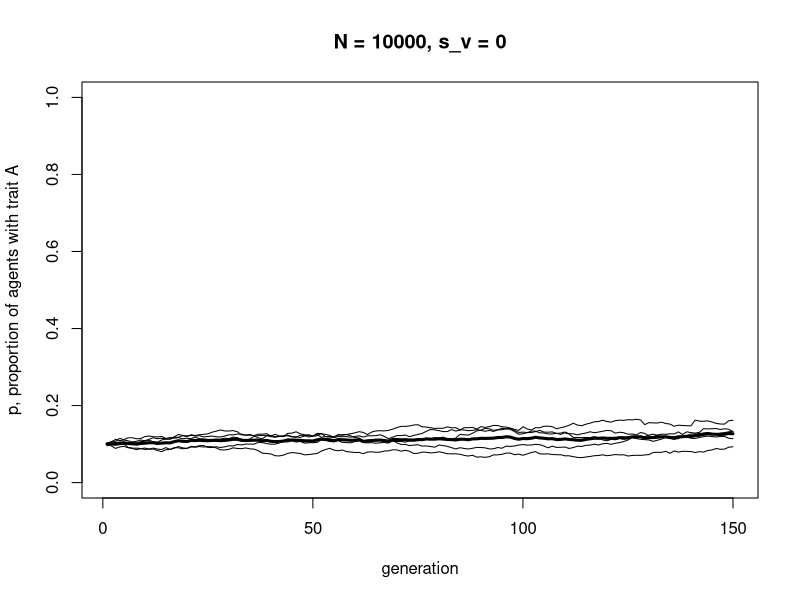
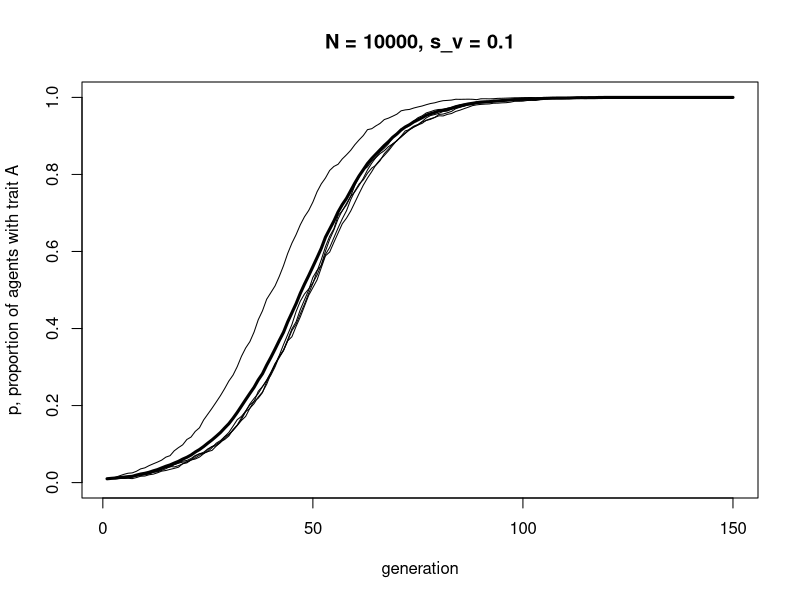
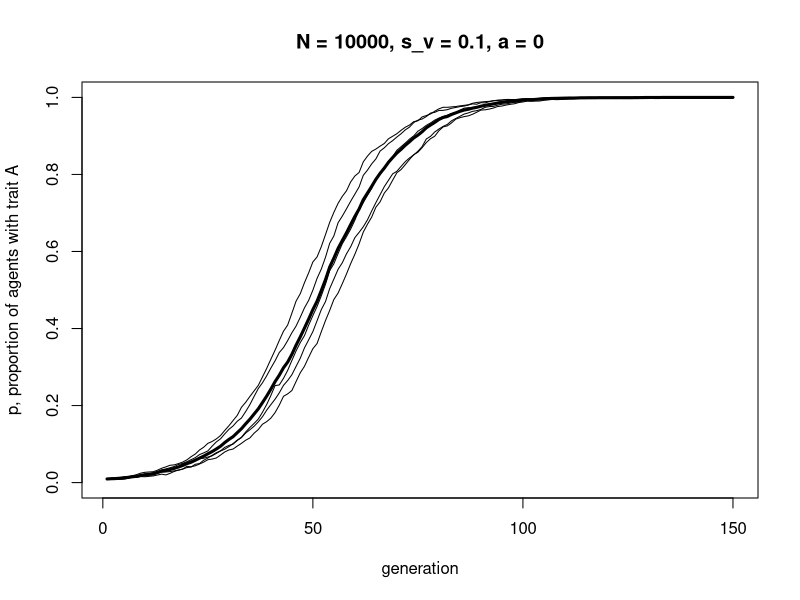
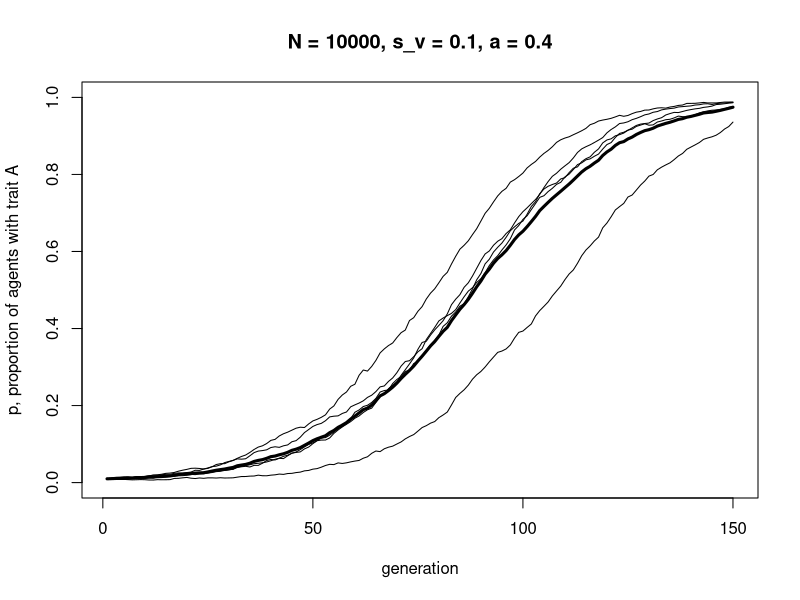
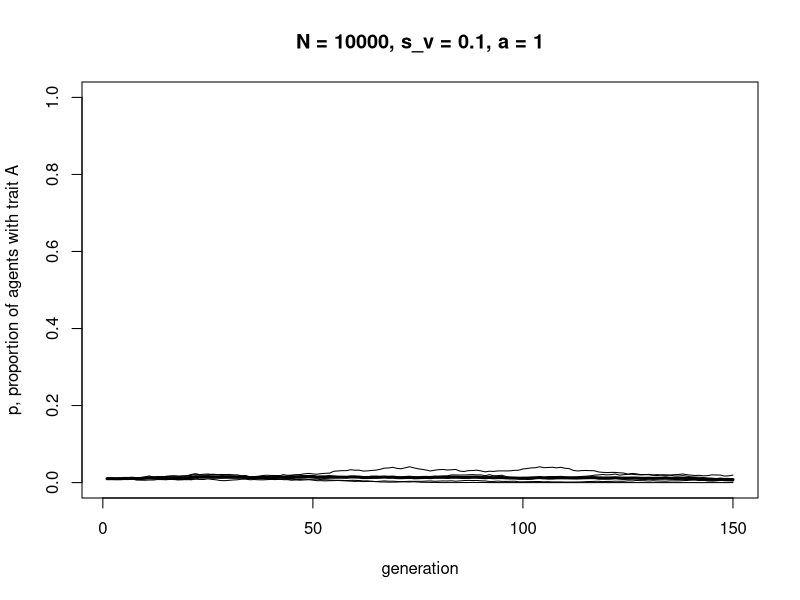
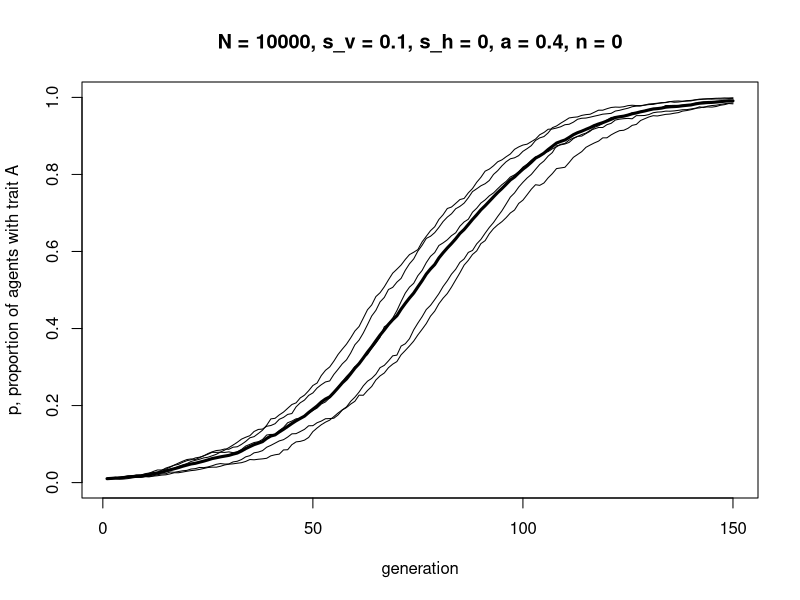
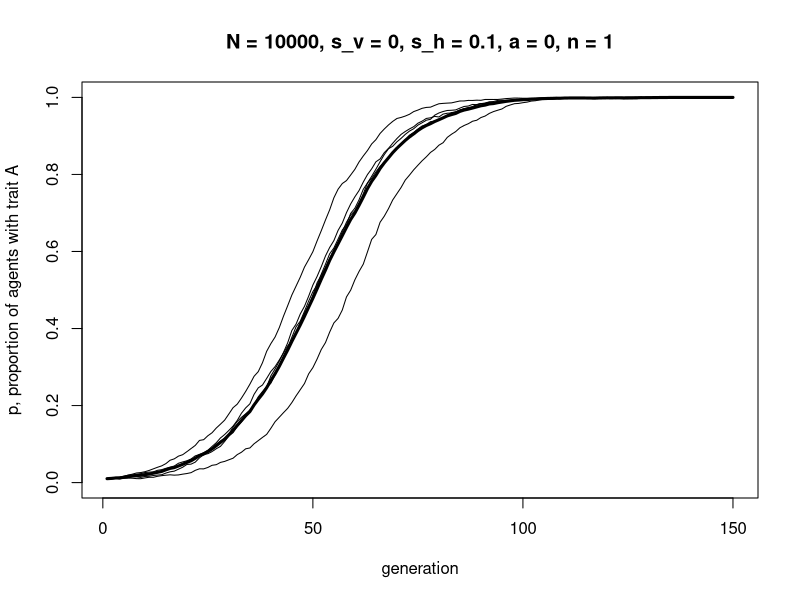
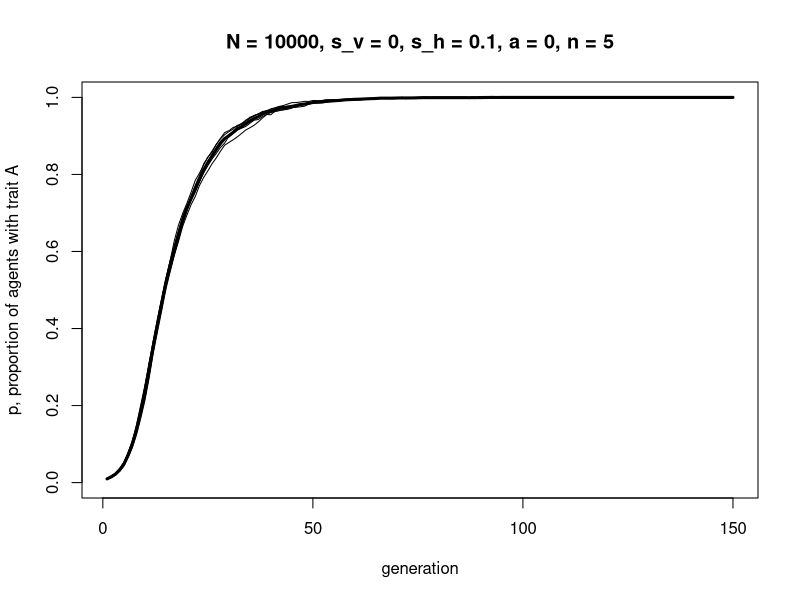

The R script that drew these images, in order: (Note: a time limit stopped this script after it produced the figures.)
## ---- chunk 1

VerticalTransmission <- function (N, p_0, s_v, t_max, r_max) {
  
  # create matrix with t_max rows and r_max columns, fill with NAs, convert to dataframe
  output <- as.data.frame(matrix(NA,t_max,r_max))  
  
  # purely cosmetic: rename the columns with run1, run2 etc.
  names(output) <- paste("run", 1:r_max, sep="")  
  
  for (r in 1:r_max) {
    
    # create first generation
    agent <- data.frame(trait = sample(c("A","B"), N, replace = TRUE, 
                        prob = c(p_0,1-p_0)))  
    
    # add first generation's p to first row of column r
    output[1,r] <- sum(agent$trait == "A") / N  
    
    for (t in 2:t_max) {
      
      # create dataframe with a set of 2 randomly-picked parents for each agent
      parents <- data.frame(mother = sample(agent$trait, N, replace = TRUE), 
                            father = sample(agent$trait, N, replace = TRUE))
      
      prob <- runif(N)
      
      # if both parents have A, child has A
      agent$trait[parents$mother == "A" & parents$father == "A"] <- "A"
      
      # if both parents have B, child has B
      agent$trait[parents$mother == "B" & parents$father == "B"] <- "B"
      
      # if mother has A and father has B, child has A with prob (1/2 + s_v/2), otherwise B
      agent$trait[parents$mother == "A" & parents$father == "B" & 
                  prob < (1/2 + s_v/2)] <- "A"
      agent$trait[parents$mother == "A" & parents$father == "B" & 
                  prob >= (1/2 + s_v/2)] <- "B"
      
      # if mother has B and father has A, child has A with prob (1/2 + s_v/2), otherwise B
      agent$trait[parents$mother == "B" & parents$father == "A" & 
                  prob < (1/2 + s_v/2)] <- "A"
      agent$trait[parents$mother == "B" & parents$father == "A" & 
                  prob >= (1/2 + s_v/2)] <- "B"
      
      # get p and put it into output slot for this generation t and run r
      output[t,r] <- sum(agent$trait == "A") / N  
      
    }
    
  }
  
  # first plot a thick line for the mean p
  plot(rowMeans(output), 
       type = 'l', 
       ylab = "p, proportion of agents with trait A", 
       xlab = "generation", 
       ylim = c(0,1), 
       lwd = 3, 
       main = paste("N = ", N, ", s_v = ", s_v, sep = ""))
  
  for (r in 1:r_max) {  
    
    # add lines for each run, up to r_max
    lines(output[,r], type = 'l')  
    
  }
  
  output  # export data from function
}

## ---- chunk 2

data_model6a <- VerticalTransmission(N = 10000, 
                                     p_0 = 0.1, 
                                     s_v = 0.0, 
                                     t_max = 150, 
                                     r_max = 5)

## ---- chunk 3

data_model6a <- VerticalTransmission(N = 10000, 
                                     p_0 = 0.01, 
                                     s_v = 0.1, 
                                     t_max = 150, 
                                     r_max = 5)

## ---- chunk 4

VerticalAssortative <- function (N, p_0, s_v, a, t_max, r_max) {
  
  # create matrix with t_max rows and r_max columns, fill with NAs, convert to dataframe
  output <- as.data.frame(matrix(NA,t_max,r_max))  
  
  # purely cosmetic: rename the columns with run1, run2 etc.
  names(output) <- paste("run", 1:r_max, sep="")  
  
  for (r in 1:r_max) {
    
    # create first generation
    agent <- data.frame(trait = sample(c("A","B"), N, replace = TRUE, 
                        prob = c(p_0,1-p_0)))  
    
    # add first generation's p to first row of column r
    output[1,r] <- sum(agent$trait == "A") / N  
    
    for (t in 2:t_max) {
      
      # 1. assortative mating: 
      
      # create dataframe with a set of 2 parents for each agent
      # mother is picked randomly, father is blank for now
      parents <- data.frame(mother = sample(agent$trait, N, replace = TRUE), 
                            father = rep(NA, N))
      
      # probabilities for a
      prob <- runif(N)
      
      # with prob a, make father identical
      parents$father[prob < a] <- parents$mother[prob < a]
      
      # with prob 1-a, pick random trait for father
      parents$father[prob >= a] <- sample(agent$trait, 
                                          sum(prob >= a), 
                                          replace = TRUE)
      
      # 2. vertical transmission:
      
      # new probabilities for s_v
      prob <- runif(N)
      
      # if both parents have A, child has A
      agent$trait[parents$mother == "A" & parents$father == "A"] <- "A"
      
      # if both parents have B, child has B
      agent$trait[parents$mother == "B" & parents$father == "B"] <- "B"
      
      # if mother has A and father has B, child has A with prob (1/2 + s_v/2), otherwise B
      agent$trait[parents$mother == "A" & parents$father == "B" & 
                  prob < (1/2 + s_v/2)] <- "A"
      agent$trait[parents$mother == "A" & parents$father == "B" & 
                  prob >= (1/2 + s_v/2)] <- "B"
      
      # if mother has B and father has A, child has A with prob (1/2 + s_v/2), otherwise B
      agent$trait[parents$mother == "B" & parents$father == "A" & 
                  prob < (1/2 + s_v/2)] <- "A"
      agent$trait[parents$mother == "B" & parents$father == "A" & 
                  prob >= (1/2 + s_v/2)] <- "B"
      
      # 3. store results:
      
      # get p and put it into output slot for this generation t and run r
      output[t,r] <- sum(agent$trait == "A") / N  
      
    }
    
  }
  
  # first plot a thick line for the mean p
  plot(rowMeans(output), 
       type = 'l', 
       ylab = "p, proportion of agents with trait A", 
       xlab = "generation", 
       ylim = c(0,1), 
       lwd = 3, 
       main = paste("N = ", N, ", s_v = ", s_v, ", a = ", a, sep = ""))
  
  for (r in 1:r_max) {  
    
    # add lines for each run, up to r_max
    lines(output[,r], type = 'l')  
    
  }
  
  output  # export data from function
}

## ---- chunk 5

data_model6b <- VerticalAssortative(N = 10000, 
                                    p_0 = 0.01, 
                                    s_v = 0.1, 
                                    a = 0, 
                                    t_max = 150, 
                                    r_max = 5)

## ---- chunk 6

data_model6b <- VerticalAssortative(N = 10000, 
                                    p_0 = 0.01, 
                                    s_v = 0.1, 
                                    a = 0.4, 
                                    t_max = 150, 
                                    r_max = 5)

## ---- chunk 7

data_model6b <- VerticalAssortative(N = 10000, 
                                    p_0 = 0.01, 
                                    s_v = 0.1, 
                                    a = 1, 
                                    t_max = 150, 
                                    r_max = 5)

## ---- chunk 8

VerticalHorizontal <- function (N, p_0, s_v, s_h, a, n, t_max, r_max, make_plot = TRUE) {
  
  # create matrix with t_max rows and r_max columns, fill with NAs, convert to dataframe
  output <- as.data.frame(matrix(NA,t_max,r_max))  
  
  # purely cosmetic: rename the columns with run1, run2 etc.
  names(output) <- paste("run", 1:r_max, sep="")  
  
  for (r in 1:r_max) {
    
    # create first generation
    agent <- data.frame(trait = sample(c("A","B"), N, replace = TRUE, 
                        prob = c(p_0,1-p_0)))  
    
    # add first generation's p to first row of column r
    output[1,r] <- sum(agent$trait == "A") / N  
    
    for (t in 2:t_max) {
      
      # 1. assortative mating: 
      
      # create dataframe with a set of 2 parents for each agent
      # mother is picked randomly, father is blank for now
      parents <- data.frame(mother = sample(agent$trait, N, replace = TRUE), 
                            father = rep(NA, N))
      
      # probabilities for a
      prob <- runif(N)
      
      # with prob a, make father identical
      parents$father[prob < a] <- parents$mother[prob < a]
      
      # with prob 1-a, pick random trait for father
      parents$father[prob >= a] <- sample(agent$trait, 
                                          sum(prob >= a), 
                                          replace = TRUE)
      
      # 2. vertical transmission:
      
      # new probabilities for s_v
      prob <- runif(N)
      
      # if both parents have A, child has A
      agent$trait[parents$mother == "A" & parents$father == "A"] <- "A"
      
      # if both parents have B, child has B
      agent$trait[parents$mother == "B" & parents$father == "B"] <- "B"
      
      # if mother has A and father has B, child has A with prob (1/2 + s_v/2), otherwise B
      agent$trait[parents$mother == "A" & parents$father == "B" & 
                  prob < (1/2 + s_v/2)] <- "A"
      agent$trait[parents$mother == "A" & parents$father == "B" & 
                  prob >= (1/2 + s_v/2)] <- "B"
      
      # if mother has B and father has A, child has A with prob (1/2 + s_v/2), otherwise B
      agent$trait[parents$mother == "B" & parents$father == "A" & 
                  prob < (1/2 + s_v/2)] <- "A"
      agent$trait[parents$mother == "B" & parents$father == "A" & 
                  prob >= (1/2 + s_v/2)] <- "B"
      
      # 3. horizontal transmission:
      
      # create matrix for holding n demonstrators for N agents
      # fill with randomly selected agents from current gen
      demonstrators <- matrix(data = sample(agent$trait, N*n, replace = TRUE),
                                            nrow = N, ncol = n)
      
      # record whether there is at least one A in each row
      oneA <- rowSums(demonstrators == "A") > 0
      
      # new probabilities for s_h
      prob <- runif(N)
      
      # adopt trait A if oneA is true and with prob s_h
      agent$trait[oneA & prob < s_h] <- "A"

      # 4. store results:
      
      # get p and put it into output slot for this generation t and run r
      output[t,r] <- sum(agent$trait == "A") / N  
      
    }
    
  }
  
  if (make_plot == TRUE) {
    
    # first plot a thick line for the mean p
    plot(rowMeans(output), 
        type = 'l', 
        ylab = "p, proportion of agents with trait A", 
        xlab = "generation", 
        ylim = c(0,1), 
        lwd = 3, 
        main = paste("N = ", N, ", s_v = ", s_v, ", s_h = ", s_h,
                    ", a = ", a, ", n = ", n, sep = ""))
  
    for (r in 1:r_max) {  
    
      # add lines for each run, up to r_max
      lines(output[,r], type = 'l')  
    
    }
    
  }
  
  output  # export data from function
}

## ---- chunk 9

data_model6c <- VerticalHorizontal(N = 10000, 
                                   p_0 = 0.01, 
                                   s_v = 0.1, 
                                   s_h = 0, 
                                   a = 0.4, 
                                   n = 0, 
                                   t_max = 150, 
                                   r_max = 5)

## ---- chunk 10

data_model6c <- VerticalHorizontal(N = 10000, 
                                   p_0 = 0.01, 
                                   s_v = 0, 
                                   s_h = 0.1, 
                                   a = 0, 
                                   n = 1, 
                                   t_max = 150, 
                                   r_max = 5)

## ---- chunk 11

data_model6c <- VerticalHorizontal(N = 10000, 
                                   p_0 = 0.01, 
                                   s_v = 0, 
                                   s_h = 0.1, 
                                   a = 0, 
                                   n = 5, 
                                   t_max = 150, 
                                   r_max = 5)

## ---- chunk 12

data_model6c <- VerticalHorizontal(N = 10000, 
                                   p_0 = 0.01, 
                                   s_v = -0.2, 
                                   s_h = 0.1, 
                                   a = 0.1, 
                                   n = 5, 
                                   t_max = 250, 
                                   r_max = 5)

## ---- chunk 13

data_model6c_v <- VerticalHorizontal(N = 10000, 
                                     p_0 = 0.01, 
                                     s_v = 0.1, 
                                     s_h = 0, 
                                     a = 0.1, 
                                     n = 0, 
                                     t_max = 150, 
                                     r_max = 5, 
                                     make_plot = FALSE)

data_model6c_h <- VerticalHorizontal(N = 10000, 
                                     p_0 = 0.01, 
                                     s_v = 0, 
                                     s_h = 0.1, 
                                     a = 0, 
                                     n = 5, 
                                     t_max = 150, 
                                     r_max = 5, 
                                     make_plot = FALSE)

data_model6c_vh <- VerticalHorizontal(N = 10000, 
                                      p_0 = 0.01, 
                                      s_v = 0.1, 
                                      s_h = 0.1, 
                                      a = 0.1, 
                                      n = 5, 
                                      t_max = 150, 
                                      r_max = 5, 
                                      make_plot = FALSE)

# plot vertical-only in blue
plot(rowMeans(data_model6c_v), 
        type = 'l', 
        ylab = "p, proportion of agents with trait A", 
        xlab = "generation", 
        ylim = c(0,1), 
        lwd = 3,
        col = "royalblue")
  
for (r in 1:ncol(data_model6c_v)) {  
  lines(data_model6c_v[,r], type = 'l', col = "royalblue")  
}

# plot horizontal-only in orange
lines(rowMeans(data_model6c_h), type = 'l', lwd = 3, col = "orange")

for (r in 1:ncol(data_model6c_h)) {  
  lines(data_model6c_h[,r], type = 'l', col = "orange")  
}

# plot vertical-horizontal in grey
lines(rowMeans(data_model6c_vh), type = 'l', lwd = 3, col = "grey")

for (r in 1:ncol(data_model6c_vh)) {  
  lines(data_model6c_vh[,r], type = 'l', col = "grey")  
}

legend("bottomright", 
       legend = c("Vertical transmission only", 
                  "Horizontal transmission only", 
                  "Vertical plus horizontal transmission"), 
       lty = 1,
       lwd = 3,
       col = c("royalblue", "orange", "grey"), 
       bty = "n")

## ---- chunk 14

VerticalHorizontalRecursion <- function(s_v, a, s_h, n, t_max, p_0) {
  
  p <- rep(0,t_max)
  p[1] <- p_0
  
  for (i in 2:t_max) {
    
    p[i] <- p[i-1] + p[i-1]*(1-p[i-1])*s_v*(1-a)  # Eq 6.3
    
    p[i] <- p[i] + (1-p[i])*s_h*(1-(1-p[i])^n)  # Eq 6.4
    
  }
  
  plot(x = 1:t_max, y = p, 
       type = "l", 
       ylim = c(0,1), 
       ylab = "p, frequency of A trait", 
       xlab = "generation", 
       main = paste("s_v = ", s_v, ", a = ", a, ", s_h = ", s_h, ", n = ", n, sep = ""))

  p # output p
}

## ---- chunk 15

recursion_data <- VerticalHorizontalRecursion(p_0 = 0.01,
                                              s_v = 0.1, 
                                              s_h = 0,
                                              a = 0.4,
                                              n = 0, 
                                              t_max = 150)

simulation_data <- VerticalHorizontal(N = 10000, 
                                      p_0 = 0.01, 
                                      s_v = 0.1, 
                                      s_h = 0, 
                                      a = 0.4, 
                                      n = 0,
                                      t_max = 150, 
                                      r_max = 20, 
                                      make_plot = FALSE)

lines(rowMeans(simulation_data), col = "grey", lwd = 3, lty = 2)

## ---- chunk 16

recursion_data <- VerticalHorizontalRecursion(p_0 = 0.01,
                                              s_v = -0.2,
                                              s_h = 0.1,
                                              a = 0.1,  
                                              n = 5, 
                                              t_max = 150)

simulation_data <- VerticalHorizontal(N = 10000, 
                                      p_0 = 0.01, 
                                      s_v = -0.2, 
                                      s_h = 0.1, 
                                      a = 0.1, 
                                      n = 5, 
                                      t_max = 150, 
                                      r_max = 20, 
                                      make_plot = FALSE)

lines(rowMeans(simulation_data), col = "grey", lwd = 3, lty = 2)

## ---- chunk 17

s_v <- -0.2
s_h <- 0.1
a <- 0.1

-s_h / ((1-a)*(s_v - s_h*s_v))

## ---- chunk 18

mean(as.numeric(simulation_data[nrow(simulation_data),]))

recursion_data[length(recursion_data)]
